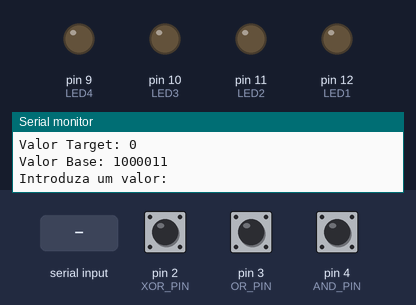
Bench run of a sketch on a simulated Arduino Uno, built with avr-gcc and run on an emulated ATmega328P. Shown: output pins drawn as LEDs (lit = HIGH), the last lines printed to the serial monitor. The test bench sets the inputs (shaded band); at power-on: pin 2 (XOR_PIN) HIGH, pin 3 (OR_PIN) HIGH, pin 4 (AND_PIN) HIGH. Random numbers use the default seed unless the sketch sets one.

Above: at 1.2 s.
1.3 s: "90,45\n" received over Serial
2.8 s: pin 2 (XOR_PIN) pulled LOW for 0.15 s
5.9 s: pin 3 (OR_PIN) pulled LOW for 3.2 s
At 16.6 s:
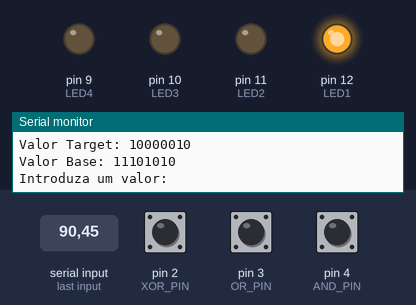
At 23.5 s:
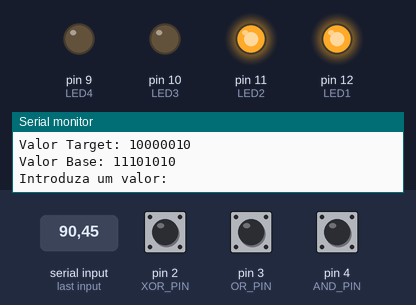
Timing chart, 0 to 31.9 s (numbered marks = the images above; inputs shaded):
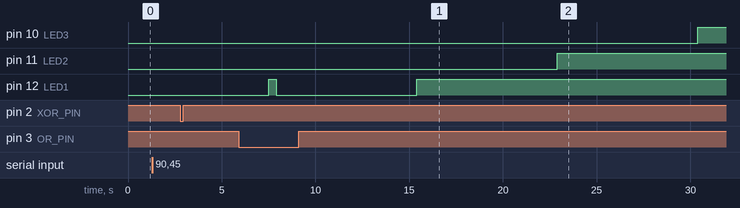

The sketch:

2_Projeto_TI.ino
```cpp
const int AND_PIN = 4;
const int OR_PIN = 3;
const int XOR_PIN = 2;
const int LED1 = 12;
const int LED2 = 11;
const int LED3 = 10;
const int LED4 = 9;


int target, current, inputNumber = -1;
unsigned long startTime;
unsigned long timeLimit = 30000;
bool gameRunning = true;


const unsigned long debounceDelay = 50;
const unsigned long holdTime = 2000;
unsigned long buttonPressStart = 0;
bool orButtonPressed = false;


int generateRandom8Bit() {
  return random(0, 256);
}


void resetLeds() {
  digitalWrite(LED1, LOW);
  digitalWrite(LED2, LOW);
  digitalWrite(LED3, LOW);
  digitalWrite(LED4, LOW);
}


bool isButtonPressed(int pin, int index) {
  bool buttonState = digitalRead(pin);
  unsigned long currentMillis = millis();

  if (buttonState == LOW && (currentMillis - buttonPressStart > debounceDelay)) {
    buttonPressStart = currentMillis;
    return true;
  }
  return false;
}


void updateLeds() {
  unsigned long elapsedTime = millis() - startTime;
  int elapsedSections = (elapsedTime * 4 / timeLimit);

  if (elapsedSections < 0) elapsedSections = 0;
  if (elapsedSections > 4) elapsedSections = 4;

  digitalWrite(LED1, elapsedSections > 0 ? HIGH : LOW);
  digitalWrite(LED2, elapsedSections > 1 ? HIGH : LOW);
  digitalWrite(LED3, elapsedSections > 2 ? HIGH : LOW);
  digitalWrite(LED4, elapsedSections > 3 ? HIGH : LOW);

  if (elapsedTime >= timeLimit) {
    Serial.println("Tempo esgotado!");
    gameRunning = false;
    delay(2000);
    startGame();
  }
}


void startGame() {
  resetLeds();

  target = generateRandom8Bit();
  target &= ~1;
  current = generateRandom8Bit();
  startTime = millis();
  gameRunning = true;
  inputNumber = -1;


  Serial.println("****NOVA RONDA****");
  Serial.print("Valor Target: ");
  Serial.println(target, BIN);
  Serial.print("Valor Base: ");
  Serial.println(current, BIN);
  Serial.println("Introduza um valor:");
}


void setup() {
  Serial.begin(9600);

  pinMode(LED1, OUTPUT);
  pinMode(LED2, OUTPUT);
  pinMode(LED3, OUTPUT);
  pinMode(LED4, OUTPUT);

  digitalWrite(LED1, LOW);
  digitalWrite(LED2, LOW);
  digitalWrite(LED3, LOW);
  digitalWrite(LED4, LOW);

  pinMode(AND_PIN, INPUT_PULLUP);
  pinMode(OR_PIN, INPUT_PULLUP);
  pinMode(XOR_PIN, INPUT_PULLUP);

  randomSeed(analogRead(A0));
  startGame();
}


void loop() {
  if (!gameRunning) return;


  updateLeds();


  if (digitalRead(OR_PIN) == LOW) {
    if (!orButtonPressed) {
      orButtonPressed = true;
      buttonPressStart = millis();
    } else {
      if (millis() - buttonPressStart > holdTime) {
        Serial.println("Botão OR pressionado por 2 segundos. Reiniciando o jogo...");
        orButtonPressed = false;
        startGame();
        return;
      }
    }
  } else {
    orButtonPressed = false;
  }


  if (Serial.available() > 0) {
    String inputString = Serial.readStringUntil('\n');
    inputNumber = inputString.toInt();

    Serial.print("Valor lido (BIN): ");
    Serial.println(inputNumber, BIN);


    Serial.println("Prima um operador:");
    Serial.print("Operacoes permitidas: OR - azul ");
    if (target & 1) {
      Serial.println("AND - vermelho");
    } else {
      Serial.println("XOR - verde");
    }
    return;
  }


  if (inputNumber != -1) {
    int alignedInput = inputNumber & 0xFF;

    if (isButtonPressed(AND_PIN, 0)) {
      if (target & 1) {
        current &= alignedInput;
        Serial.println("Operação: AND aplicada");
      } else {
        Serial.println("Operador indisponível");
        Serial.println("Por favor, insira um novo valor.");
        inputNumber = -1;
        return;
      }
    } else if (isButtonPressed(XOR_PIN, 2)) {
      if (!(target & 1)) {
        current ^= alignedInput;
        Serial.println("Operação: XOR aplicada");
      } else {
        Serial.println("Operador indisponível");
        Serial.println("Por favor, insira um novo valor.");
        inputNumber = -1;
        return;
      }
    } else if (isButtonPressed(OR_PIN, 1)) {
      current |= alignedInput;
      Serial.println("Operação: OR aplicada");
    } else {
      return;
    }


    Serial.print("Novo valor: ");
    Serial.println(current, BIN);


    if (current == target) {
      Serial.println("Parabéns! Você atingiu o valor alvo!");
      gameRunning = false;
      delay(2000);
      startGame();
    }

    Serial.println("Por favor, insira um novo valor.");
  inputNumber = -1;
}
}
```
